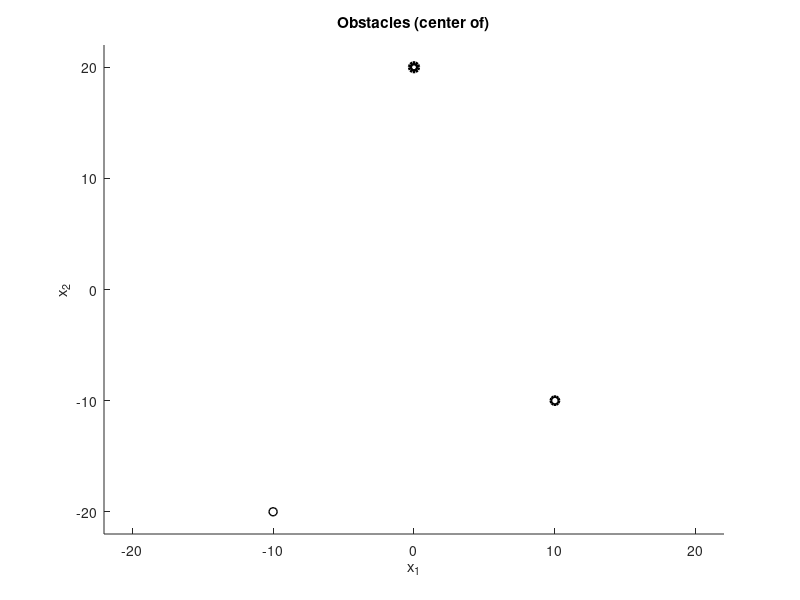

Write the MATLAB code that produced this figure. (Note: this script raises an error after producing the figure.)
% mu-diff - Copyright (C) 2014-2017 X. Antoine and B. Thierry, University of Lorraine, CNRS, France
%
% See the LICENSE.txt file for license information. Please report all
% bugs and problems to either (replace [at] and [dot] by arobase and dot)
%   Xavier.Antoine [at] univ-lorraine [dot] fr
%   BThierry [at] math.cnrs [dot] fr
%
% ~~~
%-------------------------
% DORT acoustic in 2D.
% Contributed by X. Antoine, K. Ramdani and B. Thierry
% Related articles:
%1) C. Hazard, K. Ramdani.
%   "Selective acoustic focusing using time-harmonic reversal mirrors."
%   SIAM J. Appl. Math., (2004)
%
%2) B. Thierry
%   "Analyse et Simulations Numeriques du Retournement Temporel et de la 
%    Diffraction Multiple"
%   PhD Thesis, University of Nancy, France, 2011 (in french).
%

%%
disp('------- New simulation ------');
clear all;
close all;

ind_fig = 1;
%Wavelength and wavenumber
lambda =1;
k = 2*pi/lambda;
CONDITION = 1; % Dirichlet =1, Neumann = 2

%% Geometry
O = [0, 10, -10;20, -10, -20];
a =[0.02, 0.01, 0.005];

N_scat = size(O,2);

%sorting in descending order
[a, IndexList] = sort(a,2, 'descend');
O = O(:,IndexList);

%% Plot of the Scatterers
ind_fig = ind_fig +1; figure(ind_fig);
% disks are too small to be displayed with PlotCircles, only their center is
% thus drawn
LineWidth = [N_scat:-1:1];
hold on
for p=1:N_scat
    plot(O(1,p),O(2,p),'ko','LineWidth', LineWidth(p));    
end
hold off
xlabel('x_1'); ylabel('x_2');
title('Obstacles (center of)');
%Usefull later for Herglotz waves
AxisValues = axis;
val_max = max(abs(AxisValues))+2;
axis([-val_max,val_max,-val_max,val_max])

%% Building the TRM

%Reception angles (start - end)
ReceptionAnglesStart = 0;
ReceptionAnglesEnd = 2*pi;

% TRM size (can be reduce to get an open TRM)
TRM_size = abs(ReceptionAnglesEnd  - ReceptionAnglesStart);
TRM_size_deg = TRM_size *360/2/pi; %degree version

%Number of discretization points of the TRM
Nb_angles = 720;
%discretization step of [0:2pi]
halpha = TRM_size/(Nb_angles);
halpha_deg = TRM_size_deg/(Nb_angles);

%Reception angles vector of the TRM
if (mod(ReceptionAnglesStart- ReceptionAnglesStart, 2*pi) == 0)
    %closed TRM then delete doubled angle
    ReceptionAngles = ReceptionAnglesStart:halpha:(ReceptionAnglesEnd-halpha);
else    
    %open TRM
    ReceptionAngles = ReceptionAnglesStart:halpha:ReceptionAnglesEnd;
    Nb_angles = Nb_angles +1;
end
ReceptionAngles_deg = ReceptionAngles * (360/2/pi);

%Emission angles of the TRM
EmissionAngles = ReceptionAngles + pi;
EmissionAngles_deg = ReceptionAngles_deg +180;

%Possible dephasing
phi = 0; phi_deg = phi*360/2/pi;

ReceptionAngles_deg = ReceptionAngles_deg + phi_deg;
EmissionAngles_deg = EmissionAngles_deg + phi_deg;
ReceptionAngles = ReceptionAngles + phi;
EmissionAngles = EmissionAngles + phi;

%% ----------------------
% Time reversal operator
% -----------------------                       
T = TimeReversalOperator(O, a, k, halpha, EmissionAngles, ReceptionAngles, CONDITION);
% Eigenvalues
[vect,val] = eig(T);

disp('Time reversal matrix and eigen values: done');

%% ------------------------
% Study of the eigenvalues
% -------------------------
eigenval = sort(abs(diag(val)));
%The N_scat^{th} will be plotted in red
val_N_scat = eigenval(Nb_angles + 1 - N_scat);

% Normal scale
ind_fig = ind_fig +1; figure(ind_fig);
hold on
plot([Nb_angles:-1:1], eigenval,'*')
plot(N_scat,val_N_scat,'r*');
hold off
xlabel('Index of the eigenvalues');
ylabel('Absolute value of the eigenvalues');
title('Absolute value of the eigenvalues of the time reversal operator');

% Log scale
ind_fig = ind_fig +1; figure(ind_fig); 
hold on
plot([Nb_angles:-1:1], log10(eigenval),'*')
plot(N_scat,log10(val_N_scat),'r*');
hold off 
xlabel('Index of the eigenvalues');
ylabel('Absolute value of the eigenvalues (LOG_{10})');
title('Absolute value of the eigenvalues of the time reversal operator');

%Zoom on the first 40 eigenvalues
if Nb_angles > 40
    val_vp_zoom = 40;
    tab_zoom_vp = 1:val_vp_zoom ;

    ind_fig = ind_fig +1; figure(ind_fig);
    hold on
    plot([val_vp_zoom:-1:1], log10(eigenval(end+1-val_vp_zoom:end)),'*')
    plot(N_scat,log10(val_N_scat),'r*');
    hold off
    xlabel('Index of the eigenvalues');
    ylabel('Absolute value of the eigenvalues (LOG_{10})');
    title('Absolute value of the eigenvalues of the time reversal operator');
%    print('-dpng','Eigenvalue');
end

%% -----------------------------
% Herglotz waves of eigenvectors
% ------------------------------
%Mesh
step_d_x = 1/10;
step_d_y = 1/10;
xmin = -val_max; xmax = val_max;
ymin = -val_max; ymax = val_max;
[X,Y] = meshgrid(xmin:step_d_x:xmax,ymin:step_d_y:ymax);
[nby,nbx] = size(X);
%% Eigvenvectors
%Number of Herglotz wave to compute (time-consuming !)
Nb_vect = 3;
disp(['Launching the computation of the ',num2str(Nb_vect),' Herglotz waves']);

cell_vectT = cell(Nb_vect,1);

for cpt_vect = 1:(Nb_vect)
    disp(['Herglotz wave numbered ',num2str(cpt_vect),' of ',num2str(Nb_vect)]);    
    V = vect(:,end+ 1- cpt_vect);
    cell_vectT{cpt_vect} = HerglotzWave(V, k, halpha, EmissionAngles, X,Y);
end

disp([num2str(Nb_vect),' Herglotz waves: done']);

%% Display
for cpt_vect = 1:Nb_vect
    Z =  cell_vectT{cpt_vect};
    ind_fig = ind_fig+1; figure(ind_fig);
    pcolor(X,Y,abs(Z)); %view(2); 
    colorbar;
    shading interp;
    title(['Herglotz wave associated to eigenvector n�',num2str(cpt_vect)]) 
    xlabel('x_1'); ylabel('x_2');
    axis([xmin, xmax, ymin,ymax]);
    hold on 
%    plot(O(1, 1:N_scat), O(2, 1:N_scat), 'wo');
    hold off
%    print('-dpng',['Herglotz',num2str(cpt_vect)]);
end

%% Some values

for cpt = 1: max(Nb_vect, N_scat+1)
    disp(['Eigenvalue ',num2str(cpt),' : ', num2str(eigenval(end - cpt+1))]);
end

%% Max of Herglotz waves
O_maxZ = zeros(2,Nb_vect);
for cpt = 1:Nb_vect
    Z = abs(cell_vectT{cpt});
    maxZ = max(max(Z));
    [maxZ_x,maxZ_y] = find(Z == maxZ);
    O_maxZ(:,cpt) = [X(maxZ_x,maxZ_y);Y(maxZ_x,maxZ_y)];
end

disp('Localisation of the maximal values of the Herglotz waves...');
for cpt = 1:Nb_vect
    disp(['Herglotz wave numbered ',num2str(cpt),': (', num2str(O_maxZ(1,cpt)),', ',num2str(O_maxZ(2,cpt)),')']);
end

%%
disp('End of simulation');

